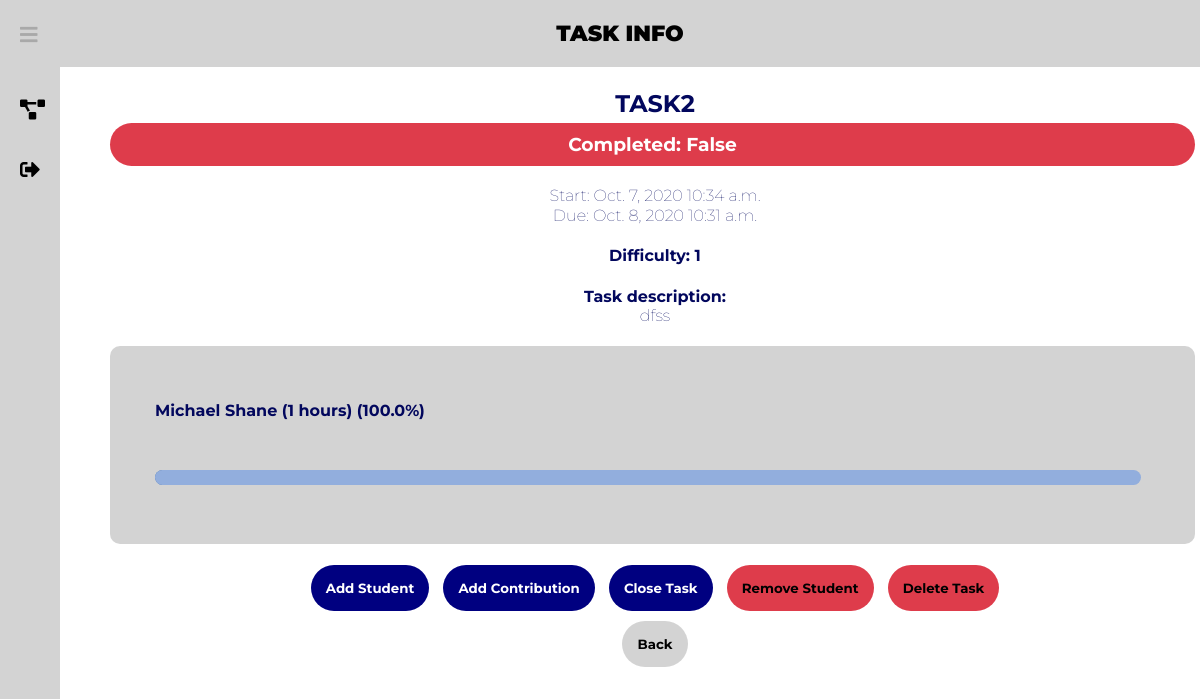
Page /dashboard/task-info/10/ (signed in) on the committed database.
### projects/models.py (models this page shows, shortened)
class Task(models.Model):
    taskname = models.CharField(max_length=50)
    taskdesc = models.TextField(max_length=500)
    sourceproject = models.ForeignKey(Project, default=None, on_delete=models.CASCADE)
    task_done = models.BooleanField(default=False)
    start_date = models.DateField(default=None)
    start_time = models.TimeField(default=None)
    due_date = models.DateField(default=None)
    due_time = models.TimeField(default=None)
    difficulty = models.PositiveIntegerField(default=1)
    class Meta:
        verbose_name = "Task"
    def __str__(self):
        return str(self.taskname)

### projects/views.py (the view)
# urls.py: path('dashboard/task-info/<int:task>/', project_views.task_info, name='task-info'),
@login_required(login_url="/signin")
def task_info(response, task):
    members = []
    prop = []
    task = Task.objects.filter(pk=task)[0]
    project = task.sourceproject
    task_members = TaskStudents.objects.filter(task_id=task.id).values_list('student_id')
    try:
        TaskStudents.objects.get(task_id=task.id, student=response.user.id)
        isMember = True
    except ObjectDoesNotExist:
        isMember = False
    tasks = TaskStudents.objects.filter(task_id=task.id)
    task_time = []
    total_tasktime = 0
    for t in tasks:
        if t.task.sourceproject == project:
            task_time.append(t.time)
    for i in range(len(task_time)):
        total_tasktime += int(str(task_time[i]))
    for i in range(len(task_members)):
        if total_tasktime > 0:
            memberProportion = round(int(str(task_time[i])) / total_tasktime * 100, 2)
        else:
            memberProportion = 0
        prop.append(memberProportion)
        members.append(
            str(User.objects.get(id=task_members[i][0]).get_full_name()) + " (" + str(task_time[i]) + " hours) (" + str(
                memberProportion) + "%)")
    data = zip(members, prop)
    arg = {
        "Task": task,
        "Size": range(len(task_members)),
        "Data": data,
        "checkTeacher": response.user.is_staff,
        "inTask": isMember
    }
    response.session['project_id'] = str(task.sourceproject)
    response.session['task'] = task.id
    if task.task_done:
        arg['button_display'] = "none"
    else:
        arg['button_display'] = "block"
    r = close_task(response, task.id)
    if r:
        return redirect('/dashboard/task-info/' + str(task.id) + '/')
    s = delete_task(response, task.id)
    if s:
        return redirect('/dashboard/project-info/' + str(project.id) + '/')
    arg['Project'] = project.id
    return render(response, 'TaskInfo.html', arg)

### projects/models.py (called while the page is built)
    def __str__(self):
        return str(self.title)

### projects/views.py (called while the page is built)
@login_required(login_url="/signin")
def close_task(response, task):
    task = Task.objects.filter(pk=task)[0]
    curr = Task.objects.filter(id=task.id)[0]
    retVal = False
    if response.method == 'GET':
        if response.GET.get('yesbtn'):
            curr.completed()
            curr.save()
            retVal = True
    return retVal

@login_required(login_url="/signin")
def delete_task(response, task):
    task = Task.objects.filter(pk=task)[0]
    curr = Task.objects.filter(id=task.id)[0]
    retVal = False
    if response.method == 'GET':
        if response.GET.get('yesbtn1'):
            curr.delete()
            retVal = True
    return retVal

### projects/templates/TaskInfo.html (shortened to what this page needs)
<!DOCTYPE html>
<html lang="en">
{% extends 'newbase.html' %}
{% load static %}
{% block content %}
<body>
<link rel="stylesheet" type="text/css" href="{% static 'taskinfo/taskinfo.css' %}">
{% block header %} TASK INFO {% endblock %}
    <div class="container">
        <h2 class="task-name">{{ Task }}</h2>
        {% if Task.task_done == False %}
            <h3 id="complete" style="background-color: rgba(222, 60, 75, 1);"> Completed: {{ Task.task_done }} </h3>
        {% endif %}
        <h4 id="start"> Start: {{ Task.start_date }} {{ Task.start_time }}</h4>
        <h4 id="due"> Due: {{ Task.due_date }} {{ Task.due_time }}</h4>
        <h4> Difficulty: {{ Task.difficulty }}</h4>
        <h4> Task description: <br> <span style="font-weight:100;">{{ Task.taskdesc }}</span></h4>
        <div id="contribution">
        {% for mem, prop in Data %}
            <ul>
                <li id="mem"> {{ mem }} </li>
                <li id="percentBar"><div class="movingBar" style="width: calc(100% * {{prop}} / 105);"></div>|</li>
            </ul>
        {% endfor %}
        </div>
        {% if checkTeacher == False %}
        <div id="buttons">
            <button id ="addContribution" onclick="location.href = '/dashboard/assign-members/'">
                Add Student
            </button>
            {% if  inTask == True %}
            <button id ="addContribution" onclick="location.href = '/dashboard/add-contribution/'">
                Add Contribution
            </button>
            {% endif %}
            <button id="closeTask">
                Close Task
            </button>
            <button id ="deleteTask" onclick="location.href = '/dashboard/delete-members/'">
                Remove Student
            </button>
            <button id="deleteTask">
                Delete Task
            </button>
        </div>
        {% endif %}
        <form action = "{% url 'project-info' project=Project %}" method="post">
            <button type="submit" id="backButton">Back</button>
        </form>
    </div>
</body>
{% endblock %}

### main/static/newbase/newbase.css (style rules this page uses)
body { margin: 0; padding: 0; font-family: Roboto, sans-serif; }

### projects/static/taskinfo/taskinfo.css (style rules this page uses)
body { font-family: 'Montserrat', sans-serif; color: rgba(2, 7, 93, 1); }
.container { margin-top: 70px; margin-left: 300px; text-align: center; }
.task-name { text-align: center; text-transform: uppercase; margin: 0 0 0 0; }
#complete { text-align: center; color: white; margin: 5px 5px 20px 0; min-width: 200px; padding: 10px 10px 10px 10px; border-radius: 1000px }
#start, #due { font-weight: 100; margin: 0 0 1px 0; }
#contribution { background-color: rgba(211,211,211,1); margin: 0 5px 16px 0; padding: 5px 5px 5px 5px; border-radius: 10px; text-align: left; }
li { color: rgba(2, 7, 93, 1); position: relative; margin: 50px 0; list-style: none; }
#percentBar { color: rgba(211, 211, 211, 1); }
#mem { font-weight: bold; }
#percentBar:before { content:" "; position: absolute; left: 0; width: 95%; height: 15px; background-color: rgba(40, 94, 164, 0.8); border-radius: 1000px; }
.movingBar { content: " "; position: absolute; top: 0; left: 0; height: 15px; background-color: rgba(146, 174, 221, 1); border-radius: 1000px; animation-duration: 1s; animation-fill-mode: forwards; animation-name: bar; }
#buttons { display: inline; }
#addContribution, #closeTask { background-color: navy; color: white; font-family: 'Montserrat', sans-serif; font-weight: bold; padding: 15px 15px 15px 15px; margin: 5px 5px 5px 5px; border-radius: 30px; border: none; }
#deleteTask { background-color: rgba(222, 60, 75, 1); color: black; font-family: 'Montserrat', sans-serif; font-weight: bold; padding: 15px 15px 15px 15px; margin: 5px 5px 5px 5px; border-radius: 30px; border: none; }
#backButton { background-color: rgba(211, 211,211, 1); color: black; font-family: 'Montserrat', sans-serif; font-weight: bold; padding: 15px 15px 15px 15px; margin: 5px 5px 5px 5px; border-radius: 30px; border: none; }

### rows in the picture
Task: taskname "TASK2", task_done "False", start_date "Oct. 7, 2020", start_time "10:34 a.m.", due_date "Oct. 8, 2020", due_time "10:31 a.m.", difficulty "1", taskdesc "dfss"

### other values in the picture
{{ mem }} "Michael Shane (1 hours) (100.0%)"
